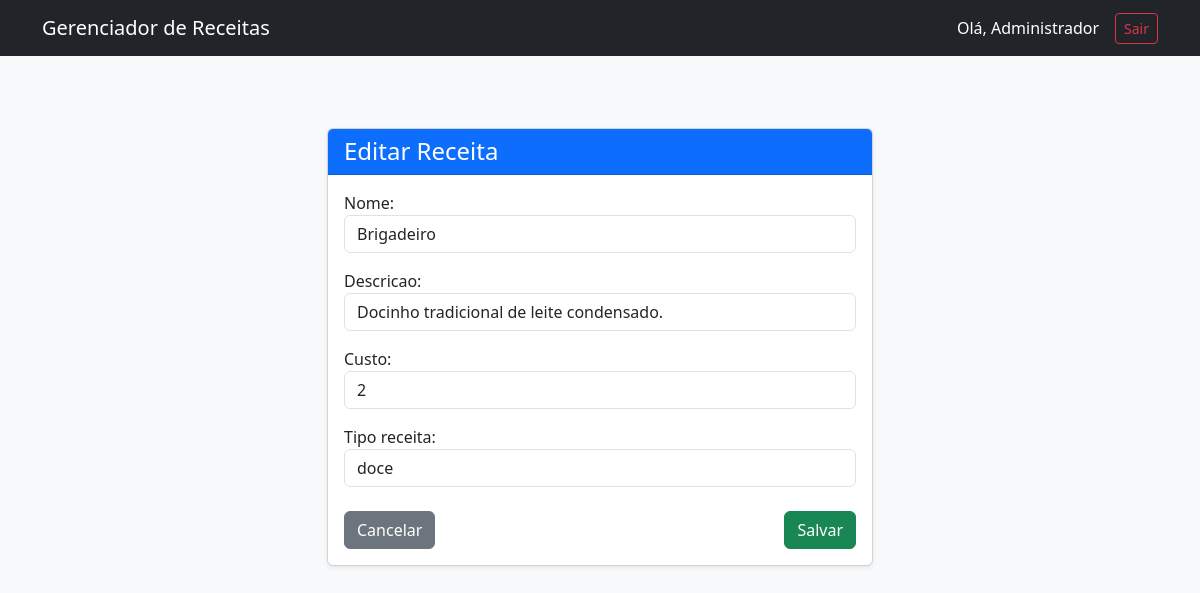
The app's page /receitas/editar/3/ (signed in) with its own data.
### receitas/models/receita.py (models this page shows, shortened)
class Receita(models.Model):
    nome = models.CharField(max_length=100)
    descricao = models.CharField(max_length=150)
    data_registro = models.DateField(auto_now_add=True)
    custo = models.IntegerField()
    tipo_receita = models.CharField(max_length=45)
    class Meta:
        db_table = 'receita'
        app_label = 'receitas' # Ajuda o Django a mapear o model

### receitas/views/receita_views.py (the view)
# urls.py: path('receitas/editar/<int:id>/', receita_views.receita_update, name='receita_update'),
def receita_update(request, id):
    if not request.session.get('usuario_id'): return redirect('login')
    receita = get_object_or_404(Receita, id=id)
    if request.method == 'POST':
        form = ReceitaForm(request.POST, instance=receita)
        if form.is_valid():
            receita_atualizada = form.save()
            usuario = Usuario.objects.get(id=request.session.get('usuario_id'))
            enviar_email_notificacao_receita(receita_atualizada, 'ATUALIZADA', usuario.email)
            return redirect('lista_receitas')
    else:
        form = ReceitaForm(instance=receita)
    return render(request, 'receita_form.html', {'form': form, 'acao': 'Editar'})

### receitas/forms/receita_form.py
class ReceitaForm(forms.ModelForm):
    class Meta:
        model = Receita
        fields = ['nome', 'descricao', 'custo', 'tipo_receita']
        widgets = {
            'nome': forms.TextInput(attrs={'class': 'form-control'}),
            'descricao': forms.TextInput(attrs={'class': 'form-control'}),
            'custo': forms.NumberInput(attrs={'class': 'form-control'}),
            'tipo_receita': forms.TextInput(attrs={'class': 'form-control'}),
        }

### receitas/templates/receita_form.html (shortened to what this page needs)
{% extends 'base.html' %}
{% block content %}
<div class="row justify-content-center">
    <div class="col-md-6">
        <div class="card shadow-sm mt-5">
            <div class="card-header bg-primary text-white">
                <h4 class="mb-0">{{ acao }} Receita</h4>
            </div>
            <div class="card-body">
                <form method="POST">
                    {{ form.as_p }}
                    <div class="d-flex justify-content-between mt-4">
                        <a href="{% url 'lista_receitas' %}" class="btn btn-secondary">Cancelar</a>
                        <button type="submit" class="btn btn-success">Salvar</button>
                    </div>
                </form>
            </div>
        </div>
    </div>
</div>
{% endblock %}

### records on screen
Receita: nome "Brigadeiro", descricao "Docinho tradicional de leite condensado.", custo "2", tipo_receita "doce"

### other values on screen
{{ request.session.usuario_nome }} "Administrador"
{{ acao }} "Editar"
